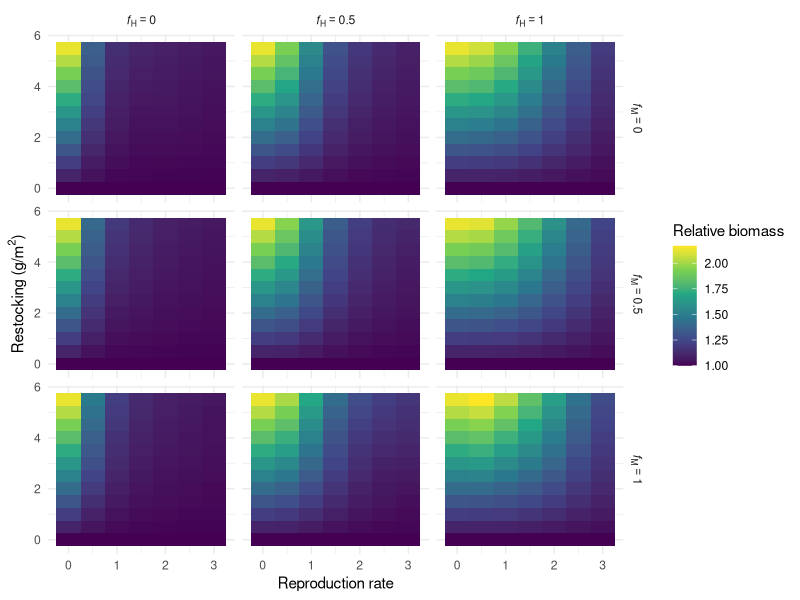
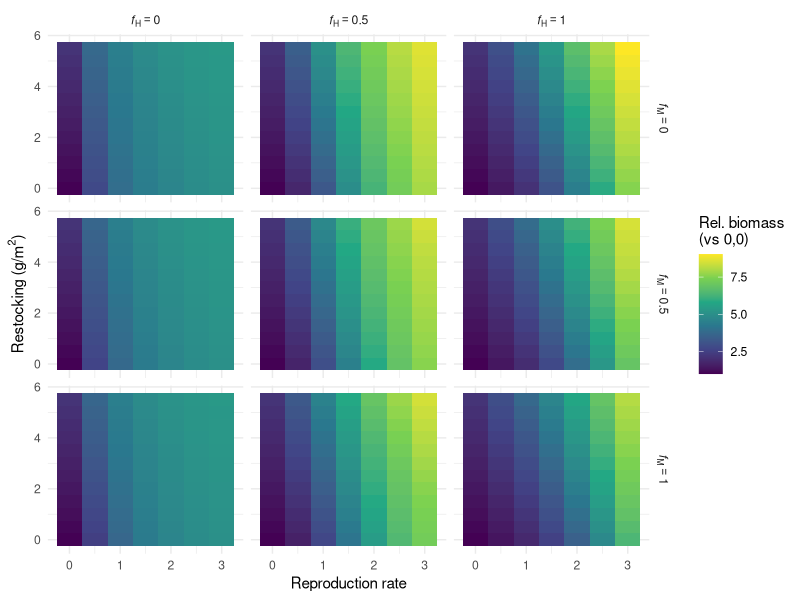
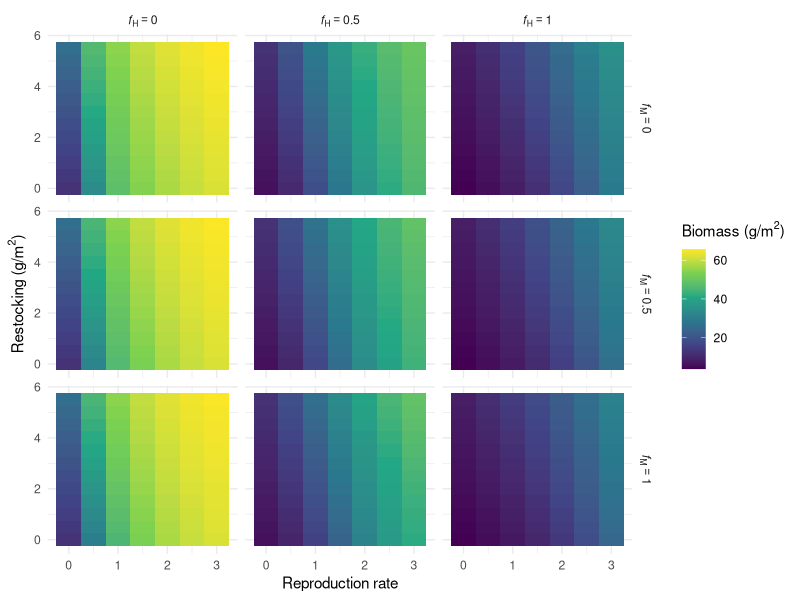
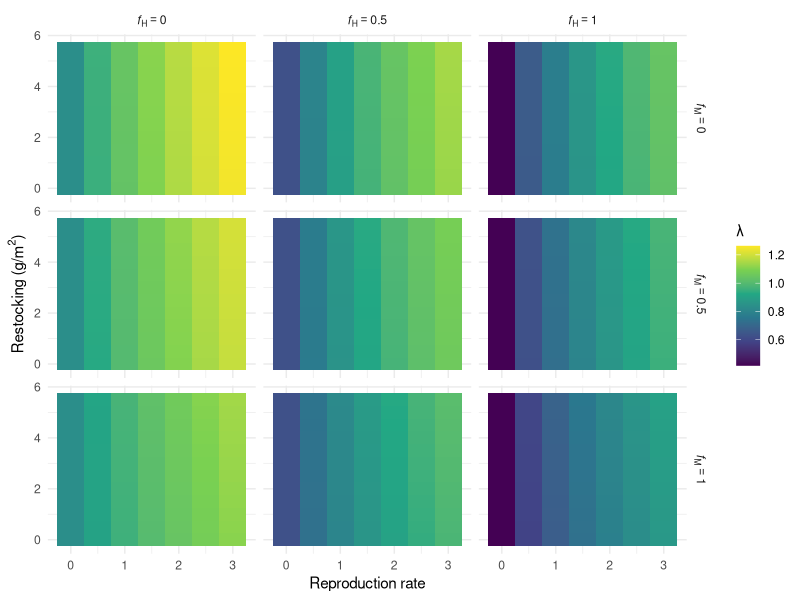

The R source for these figures, in order:
library(ggplot2)
library(dplyr)

# Parameters
juvenile_mortality <- 0.9 / 2
subadult_mortality <- 0.54 / 2
adult_mortality <- 0.33 / 2

juvenile_survival_rate <- 1 - juvenile_mortality
subadult_survival_rate <- 1 - subadult_mortality
adult_survival_rate <- 1 - adult_mortality

juvenile_to_subadult_rate <- 1
subadult_to_adult_rate <- 0.5

carrying_capacity <- 68
time_steps <- 200
burn_in_time <- 100

# Burn-in fishing values
F_current_instantaneous <- 0.09 
F_current_discrete <- (1 - exp(-F_current_instantaneous)) / 2
F_current_discrete_juv <- 0.01

# Parameter ranges
reproduction_rate_values <- seq(0, 3, by = 0.5)
restocking_values <- seq(0, 5.5, by = 0.5)

# Fishing levels to iterate over
fishing_levels <- expand.grid(F_simulation_adult = c(0, 0.25, 0.5),
                              F_simulation_juv = c(0, 0.25, 0.5))

# Store results for all simulations
all_results <- data.frame()

# Loop over fishing combinations
for (f in 1:nrow(fishing_levels)) {
  F_simulation_adult <- fishing_levels$F_simulation_adult[f]
  F_simulation_juv <- fishing_levels$F_simulation_juv[f]
  
  results <- expand.grid(reproduction_rate = reproduction_rate_values,
                         restocking = restocking_values)
  results$biomass <- NA
  results$eigenvalue <- NA

  for (i in 1:nrow(results)) {
    reproduction_rate <- results$reproduction_rate[i]
    reproduction_rate_2 <- 0.75 * reproduction_rate
    restocking <- results$restocking[i]
    
    juvenile <- numeric(time_steps)
    subadult <- numeric(time_steps)
    adult <- numeric(time_steps)
    
    juvenile[1] <- 10
    subadult[1] <- 10
    adult[1] <- 10
    
    for (t in 2:time_steps) {
      total_population <- juvenile[t-1] + subadult[t-1] + adult[t-1]
      
      if (t <= burn_in_time) {
        F_adults_current <- F_current_discrete
        F_juveniles_current <- F_current_discrete_juv
        restocked_fish <- 0
      } else {
        F_adults_current <- F_simulation_adult
        F_juveniles_current <- F_simulation_juv
        restocked_fish <- if (t %% 2 == 0) restocking else 0
      }
      
      if (total_population > 0) {
        reproduced_juveniles <- if (t %% 2 == 0) {
          adult[t-1] * reproduction_rate * (1 - total_population / carrying_capacity)
        } else {
          adult[t-1] * reproduction_rate_2 * (1 - total_population / carrying_capacity)
        }
      } else {
        reproduced_juveniles <- 0
      }
      
      juvenile[t] <- reproduced_juveniles +
        juvenile[t-1] * juvenile_survival_rate * (1 - F_juveniles_current) -
        juvenile_to_subadult_rate * juvenile[t-1]
      juvenile[t] <- max(juvenile[t], 0)
      
      restocked_subadult <- restocked_fish + (2.35 * (1 - restocked_fish / carrying_capacity))
      subadult[t] <- subadult[t-1] * subadult_survival_rate * (1 - F_adults_current) +
        juvenile_to_subadult_rate * juvenile[t-1] -
        subadult_to_adult_rate * subadult[t-1] +
        restocked_subadult
      subadult[t] <- max(subadult[t], 0)
      
      adult[t] <- adult[t-1] * adult_survival_rate * (1 - F_adults_current) +
        subadult_to_adult_rate * subadult[t-1]
      adult[t] <- max(adult[t], 0)
    }
    
    total_biomass <- juvenile + subadult + adult
    
    #transition matrix for population stability
    transition_matrix <- matrix(c(
      - (restocking / carrying_capacity), 0, reproduction_rate,
      juvenile_survival_rate * (1 - F_simulation_juv) * juvenile_to_subadult_rate + 
        (restocking + (2.35 * (1 - restocking / carrying_capacity))) / carrying_capacity, 0, 0,
      0, subadult_survival_rate * subadult_to_adult_rate, adult_survival_rate * (1 - F_simulation_adult)
    ), nrow = 3, byrow = TRUE)
    
    eigenvalues <- eigen(transition_matrix)$values
    dominant_eigenvalue <- max(Re(eigenvalues))
    
    
    #Save results
    results$biomass[i] <- mean(total_biomass[(time_steps - 19):time_steps])
    results$eigenvalue[i] <- dominant_eigenvalue

    
  }
  
  results$F_simulation_adult <- F_simulation_adult
  results$F_simulation_juv <- F_simulation_juv
  all_results <- rbind(all_results, results)
}

# Convert variables to factors with parsed expression labels
all_results$F_simulation_adult <- factor(all_results$F_simulation_adult,
                                         levels = c(0, 0.25, 0.5),
                                         labels = c("italic(f)[H]==0", "italic(f)[H]==0.5", "italic(f)[H]==1")
)

all_results$F_simulation_juv <- factor(all_results$F_simulation_juv,
                                       levels = c(0, 0.25, 0.5),
                                       labels = c("italic(f)[M]==0", "italic(f)[M]==0.5", "italic(f)[M]==1")
)

rr_biomass <- ggplot(all_results, aes(x = reproduction_rate, y = restocking, fill = biomass)) +
  geom_tile() +
  scale_fill_viridis_c() +
  labs(x = "Reproduction rate",
    y = expression("Restocking (g/m"^2*")"),
    fill = expression("Biomass (g/m"^2*")")) +
  facet_grid(F_simulation_juv ~ F_simulation_adult, labeller = label_parsed) +
  theme_minimal()


#relative version - relative to same repduction rate, no restocking

# Step 1: Join each row with the biomass at restocking = 0 for the same grouping
all_rel <- all_results %>%
  group_by(reproduction_rate, F_simulation_juv, F_simulation_adult) %>%
  mutate(baseline_biomass = biomass[restocking == 0],
         relative_biomass = biomass / baseline_biomass) %>%
  ungroup()

# Step 2: Plot the relative biomass
ggplot(all_rel, aes(x = reproduction_rate, y = restocking, fill = relative_biomass)) +
  geom_tile() +
  scale_fill_viridis_c() +
  labs(x = "Reproduction rate",
       y = expression("Restocking (g/m"^2*")"),
       fill = "Relative biomass") +
  facet_grid(F_simulation_juv ~ F_simulation_adult, labeller = label_parsed) +
  theme_minimal()



#other relative version where they are rall relative to restocking = 0 and reproduction = 0

# Step 1: Get baseline where restocking == 0 and reproduction_rate == 0
baseline <- all_results %>%
  filter(restocking == 0, reproduction_rate == 0) %>%
  select(F_simulation_juv, F_simulation_adult, baseline_biomass = biomass)

# Step 2: Join baseline to all data based on facet groupings
all_rel_base00 <- all_results %>%
  left_join(baseline, by = c("F_simulation_juv", "F_simulation_adult")) %>%
  mutate(relative_biomass = biomass / baseline_biomass)

# Step 3: Plot
ggplot(all_rel_base00, aes(x = reproduction_rate, y = restocking, fill = relative_biomass)) +
  geom_tile() +
  scale_fill_viridis_c() +
  labs(x = "Reproduction rate",
       y = expression("Restocking (g/m"^2*")"),
       fill = "Rel. biomass\n(vs 0,0)") +
  facet_grid(F_simulation_juv ~ F_simulation_adult, labeller = label_parsed) +
  theme_minimal()






# Eigen plot - stability
rr_eigen <- ggplot(all_results, aes(x = reproduction_rate, y = restocking, fill = eigenvalue)) +
  geom_tile() +
  scale_fill_viridis_c() +
  labs(x = "Reproduction rate",
       y = expression("Restocking (g/m"^2*")"),
       fill = "λ") +
  facet_grid(F_simulation_juv ~ F_simulation_adult, labeller = label_parsed) +
  theme_minimal()



#Saving
ggsave("~/Desktop/rr_biomass.png", rr_biomass, width=6, height=4, bg="transparent")
ggsave("~/Desktop/rr_eigen.png", rr_eigen, width=6, height=4, bg="transparent")
